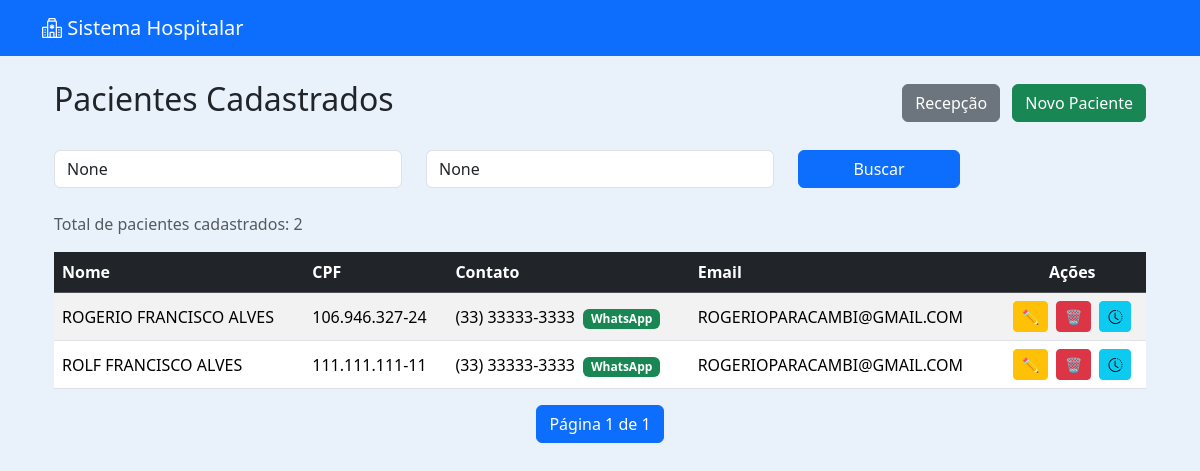
The app's page /pacientes/ (signed in), older data.
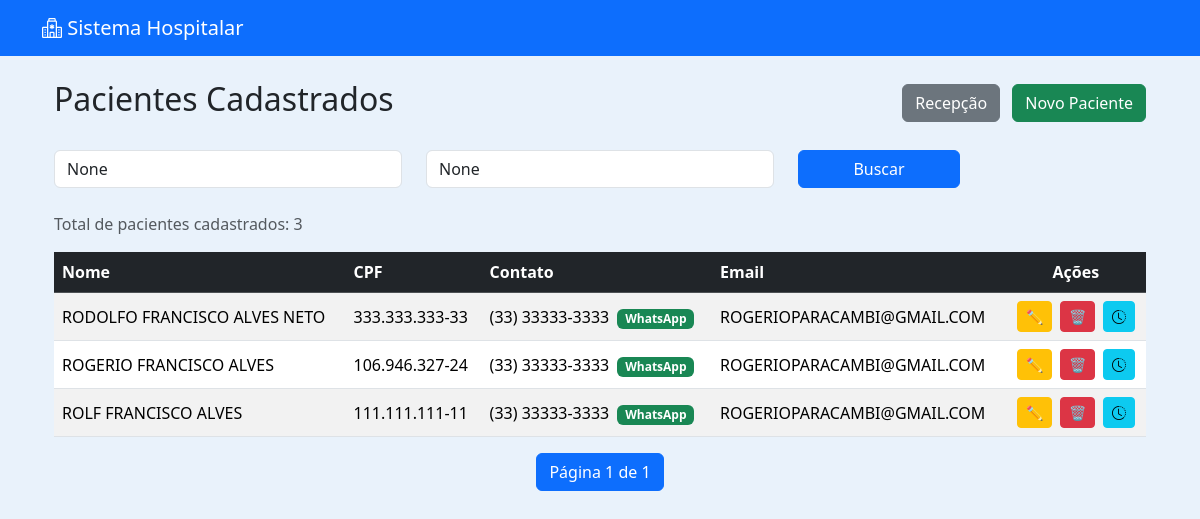
The same page, newer data.
### pacientes/models.py (models this page shows, shortened)
class Paciente(models.Model):
    nome = models.CharField(max_length=100)
    nome_social = models.CharField(max_length=100, blank=True, null=True)
    nome_mae = models.CharField(max_length=100)
    nome_pai = models.CharField(max_length=100, blank=True, null=True)
    cpf = models.CharField(
        max_length=14,
        unique=True,
        validators=[
            RegexValidator(
                r'^\d{3}\.\d{3}\.\d{3}-\d{2}$',
                'CPF inválido! Use XXX.XXX.XXX-XX'
            )
        ]
    )
    data_nascimento = models.DateField()
    SEXO_BIOLOGICO_CHOICES = [
        ('M', 'Masculino'),
        ('F', 'Feminino'),
        ('I', 'Intersexo'),
    ]
    sexo_biologico = models.CharField(max_length=1, choices=SEXO_BIOLOGICO_CHOICES)
    identidade_genero = models.CharField(max_length=50)
    orientacao_sexual = models.CharField(max_length=50)
    NACIONALIDADE_CHOICES = [
        ('BRASILEIRA', 'Brasileira'),
        ('ARGENTINA', 'Argentina'),
        ('BOLIVIANA', 'Boliviana'),
        ('CHILENA', 'Chilena'),
        ('COLOMBIANA', 'Colombiana'),
        ('PARAGUAIA', 'Paraguaia'),
        ('PERUANA', 'Peruana'),
        ('URUGUAIA', 'Uruguaia'),
        ('VENEZUELANA', 'Venezuelana'),
        ('OUTRA', 'Outra'),
    ]
    nacionalidade = models.CharField(
        max_length=20,
        choices=NACIONALIDADE_CHOICES,
        default='BRASILEIRA'
    )
    naturalidade = models.CharField(max_length=100)
    RACA_COR_CHOICES = [
        ('BRANCA', 'Branca'),
        ('PRETA', 'Preta'),
        ('PARDA', 'Parda'),
        ('AMARELA', 'Amarela'),
        ('INDIGENA', 'Indígena'),
    ]
    raca_cor = models.CharField(max_length=10, choices=RACA_COR_CHOICES)
    ESTADO_CIVIL_CHOICES = [
        ('SOLTEIRO', 'Solteiro(a)'),
        ('CASADO', 'Casado(a)'),
        ('DIVORCIADO', 'Divorciado(a)'),
        ('VIUVO', 'Viúvo(a)'),
        ('UNIAO_ESTAVEL', 'União Estável'),
    ]
    estado_civil = models.CharField(max_length=20, choices=ESTADO_CIVIL_CHOICES)
    ESCOLARIDADE_CHOICES = [
        ('SEM_INSTRUCAO', 'Sem instrução'),
        ('FUNDAMENTAL_INCOMPLETO', 'Fundamental incompleto'),
        ('FUNDAMENTAL_COMPLETO', 'Fundamental completo'),
        ('MEDIO_INCOMPLETO', 'Médio incompleto'),
        ('MEDIO_COMPLETO', 'Médio completo'),
        ('SUPERIOR_INCOMPLETO', 'Superior incompleto'),
        ('SUPERIOR_COMPLETO', 'Superior completo'),
        ('POS_GRADUACAO', 'Pós-graduação'),
        ('MESTRADO', 'Mestrado'),
        ('DOUTORADO', 'Doutorado'),
    ]
    escolaridade = models.CharField(max_length=30, choices=ESCOLARIDADE_CHOICES)
    profissao = models.CharField(max_length=50)
    rg = models.CharField(max_length=20)
    orgao_emissor = models.CharField(max_length=10)
    UF_CHOICES = [
        ('AC','AC'), ('AL','AL'), ('AP','AP'), ('AM','AM'),
        ('BA','BA'), ('CE','CE'), ('DF','DF'), ('ES','ES'),
        ('GO','GO'), ('MA','MA'), ('MT','MT'), ('MS','MS'),
        ('MG','MG'), ('PA','PA'), ('PB','PB'), ('PR','PR'),
        ('PE','PE'), ('PI','PI'), ('RJ','RJ'), ('RN','RN'),
        ('RS','RS'), ('RO','RO'), ('RR','RR'), ('SC','SC'),
        ('SP','SP'), ('SE','SE'), ('TO','TO'),
    ]
    uf_rg = models.CharField(max_length=2, choices=UF_CHOICES)
    cep = models.CharField(
        max_length=9,
        validators=[
            RegexValidator(
                r'^\d{5}-\d{3}$',
                'CEP inválido! Use XXXXX-XXX'
            )
        ]
    )
    endereco = models.CharField(max_length=100)
    numero = models.CharField(max_length=10)
    complemento = models.CharField(max_length=50, blank=True, null=True)
    bairro = models.CharField(max_length=50)
    municipio = models.CharField(max_length=50)
    uf = models.CharField(max_length=2, choices=UF_CHOICES)
    ZONA_CHOICES = [
        ('URBANA', 'Urbana'),
        ('RURAL', 'Rural'),
    ]
    zona = models.CharField(max_length=6, choices=ZONA_CHOICES)
    telefone_fixo = models.CharField(
        max_length=15,
        blank=True,
        null=True,
        validators=[
            RegexValidator(
                r'^\(\d{2}\)\s\d{4}-\d{4}$',
                'Telefone inválido! Use (XX) XXXX-XXXX'
            )
        ]
    )
    celular = models.CharField(
        max_length=15,
        validators=[
            RegexValidator(
                r'^\(\d{2}\)\s\d{5}-\d{4}$',
                'Celular inválido! Use (XX) XXXXX-XXXX'
            )
        ]
    )
    whatsapp = models.BooleanField(default=False)
    email = models.EmailField(blank=True, null=True)
    cartao_sus = models.CharField(max_length=18, blank=True, null=True)
    criado_por = models.ForeignKey(
        User,
        on_delete=models.SET_NULL,
        null=True,
        blank=True,
        related_name='pacientes_criados'
    )
    data_criacao = models.DateTimeField(default=timezone.now, editable=False)
    data_atualizacao = models.DateTimeField(auto_now=True)

### pacientes/views.py (the view)
# urls.py: path('', views.paciente_list, name='paciente_list'),
@login_required
@user_passes_test(apenas_recepcao)
def paciente_list(request):
    pacientes = Paciente.objects.all().order_by('nome')
    nome = request.GET.get('nome')
    cpf = request.GET.get('cpf')
    if nome:
        pacientes = pacientes.filter(nome__icontains=nome)
    if cpf:
        pacientes = pacientes.filter(cpf__icontains=cpf)
    paginator = Paginator(pacientes, 5)  # 5 por página
    page_number = request.GET.get('page')
    page_obj = paginator.get_page(page_number)
    context = {
        'page_obj': page_obj,
        'nome': nome,
        'cpf': cpf,
    }
    return render(request, 'pacientes/paciente_list.html', context)

### pacientes/views.py (called while the page is built)
def apenas_recepcao(user):
    return user.is_authenticated and user.perfil == 'recepcao'

### pacientes/templates/pacientes/paciente_list.html (shortened to what this page needs)
{% extends 'usuarios/base.html' %}
{% load static %}
{% block content %}
<div class="container mt-4">
    <div class="d-flex justify-content-between align-items-center mb-4">
        <h2>Pacientes Cadastrados</h2>
        <div>
            <a href="{% url 'recepcao_dashboard' %}" class="btn btn-secondary me-2">
                Recepção
            </a>
            <a href="{% url 'paciente_create' %}" class="btn btn-success">
                Novo Paciente
            </a>
        </div>
    </div>
    <form method="get" class="row mb-4">
        <div class="col-md-4">
            <input type="text" name="nome"
                   value="{{ nome }}"
                   class="form-control"
                   placeholder="Buscar por Nome">
        </div>
        <div class="col-md-4">
            <input type="text" name="cpf"
                   value="{{ cpf }}"
                   class="form-control"
                   placeholder="Buscar por CPF">
        </div>
        <div class="col-md-2">
            <button type="submit" class="btn btn-primary w-100">
                Buscar
            </button>
        </div>
    </form>
    <p class="text-muted">
        Total de pacientes cadastrados: {{ page_obj.paginator.count }}
    </p>
    <div class="table-responsive">
        <table class="table table-hover table-striped align-middle">
            <thead class="table-dark">
                <tr>
                    <th>Nome</th>
                    <th>CPF</th>
                    <th>Contato</th>
                    <th>Email</th>
                    <th class="text-center">Ações</th>
                </tr>
            </thead>
            <tbody>
                {% for paciente in page_obj %}
                <tr>
                    <td>{{ paciente.nome }}</td>
                    <td>{{ paciente.cpf }}</td>
                    <td>
                        {{ paciente.celular }}
                        {% if paciente.whatsapp %}
                            <span class="badge bg-success ms-1">WhatsApp</span>
                        {% endif %}
                    </td>
                    <td>{{ paciente.email|default:"-" }}</td>
                    <td class="text-center">
                        <a href="{% url 'paciente_update' paciente.id %}"
                           class="btn btn-sm btn-warning me-1"
                           title="Editar">
                            ✏️
                        </a>
                        <a href="{% url 'paciente_delete' paciente.id %}"
                           class="btn btn-sm btn-danger me-1"
                           title="Excluir">
                            🗑️
                        </a>
                        <a href="{% url 'historico_paciente' paciente.id %}"
                           class="btn btn-sm btn-info"
                           title="Histórico do Paciente">
                            <i class="bi bi-clock-history"></i>
                        </a>
                    </td>
                </tr>
                {% empty %}
                <tr>
                    <td colspan="5" class="text-center">
                        Nenhum paciente encontrado.
                    </td>
                </tr>
                {% endfor %}
            </tbody>
        </table>
    </div>
    <nav>
        <ul class="pagination justify-content-center">
            <li class="page-item active">
                <span class="page-link">
                    Página {{ page_obj.number }} de {{ page_obj.paginator.num_pages }}
                </span>
            </li>
        </ul>
    </nav>
</div>
{% endblock %}

Row changes from the older to the newer data that the page shows:
added Paciente: nome "RODOLFO FRANCISCO ALVES NETO", cpf "333.333.333-33", celular "(33) 33333-3333", whatsapp "WhatsApp", email "ROGERIOPARACAMBI@GMAIL.COM"
Text that changed along with them:
{{ page_obj.paginator.count }}: "2" → "3"
